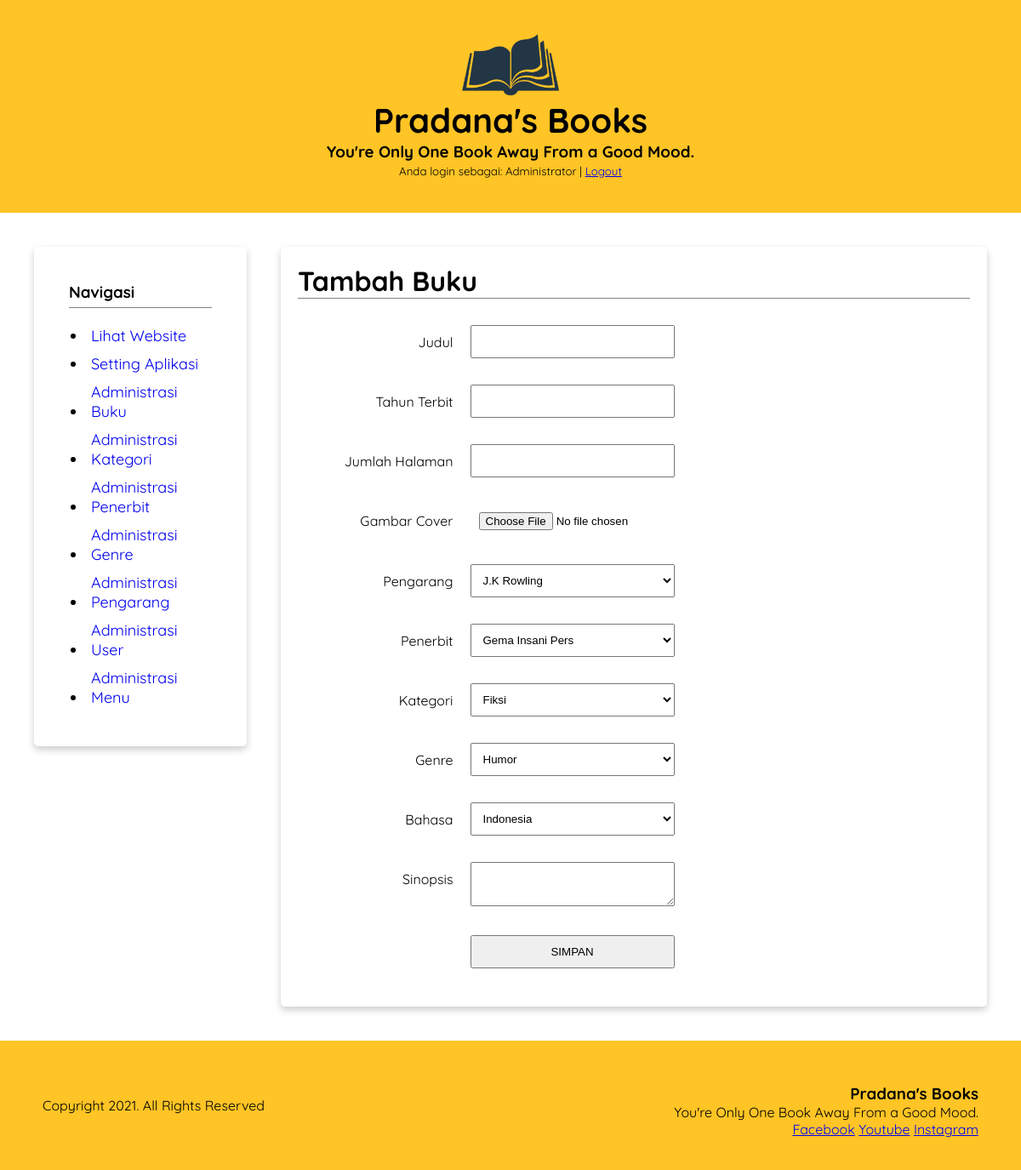
The app's page /admin/index.php?menu=tambah_buku (signed in) with its own data.
### tables this page shows
CREATE TABLE `setting` (
  `id` int(11) NOT NULL,
  `namaWeb` varchar(25) NOT NULL,
  `slogan` varchar(50) NOT NULL,
  `alamat` varchar(255) NOT NULL,
  `logo` varchar(255) NOT NULL,
  `copyright` varchar(50) NOT NULL,
  `facebook` varchar(50) NOT NULL,
  `youtube` varchar(50) NOT NULL,
  `instagram` varchar(50) NOT NULL,
  `email` varchar(50) NOT NULL,
  `whatsapp` varchar(50) NOT NULL,
  `telepon` varchar(50) NOT NULL,
  `tentang` text NOT NULL
);

### admin/admin.class.php (the view, shortened to what this page needs)
<?php
class appRevBukuAdmin  {
    var $host = 'localhost';
    var $user = 'root';
    var $pass = '';
    var $db = 'db_buku';
	var $dbc;
	public function connect(){
		$this->dbc = mysqli_connect($this->host, $this->user, $this->pass, $this->db);
		return $this->dbc;
	}
	public function ambil_setting($jenis){
		$qsetting='SELECT * FROM setting WHERE 1';
		$result = mysqli_query($this->dbc, $qsetting);
		$row=mysqli_fetch_assoc($result);
		switch ($jenis){
			case 'header':
				echo '
				<a href="../index.php" target="_blank"><img height="72" src="../img/'.$row['logo'].'"></a>
				<h1>'.$row['namaWeb'].'</h1>
				<h3>'.$row['slogan'].'</h3>
				';
			break;
			case 'footer':
				echo '
				<div class="footer">
					<div class="right">
						<h3>'.$row['namaWeb'].'</h3>
						<span>'.$row['slogan'].'</span>
						<ul class="sosmed-footer">
							<li><a href="'.$row['facebook'].'" target="_blank">Facebook</a></li>
							<li><a href="'.$row['youtube'].'" target="_blank">Youtube</a></li>
							<li><a href="'.$row['instagram'].'" target="_blank">Instagram</a></li>
						</ul>
					</div>
					<div class="left"><p>Copyright '.$row['copyright'].'. All Rights Reserved</p></div>
				</div>
				';
			break;
			case 'judul':
				echo $row['namaWeb'];
			break;
		}
	}
	public function buat_seleksi($nama_tabel, $nama_elemen, $terpilih){
		$qselect='SELECT * FROM '.$nama_tabel.' WHERE status=\'aktif\'';
		$resultselect = mysqli_query($this->dbc, $qselect);
		if($resultselect){
			echo '<select name="'.$nama_elemen.'">';
			while($dtselect=mysqli_fetch_array($resultselect)){
				echo str_replace('value="'.$terpilih.'"','value="'.$terpilih.'" selected',
					'<option value="'.$dtselect[0].'">'.$dtselect[1].'</option>
					');
			}
			echo '</select>';
		}
	}
	public function buat_halaman_admin($menu){
		switch($menu){
			case 'tambah_buku':
				echo
					'<form action="proses.php" method="post" enctype="multipart/form-data">
					<div class="baris-field"><h2 class="judul-halaman">Tambah Buku</h2></div>
					<div class="baris-field">
						<div class="judul-field">Judul</div>
						<div class="form-field"><input name="judul" type="text"></div>
					</div>
					<div class="baris-field">
						<div class="judul-field">Tahun Terbit</div>
						<div class="form-field"><input name="tahun_terbit" type="text"></div>
					</div>
					<div class="baris-field">
						<div class="judul-field">Jumlah Halaman</div>
						<div class="form-field"><input name="jumlah_halaman" type="text"></div>
					</div>
					<div class="baris-field">
						<div class="judul-field">Gambar Cover</div>
						<div class="form-field"><input name="gambar" type="file"></div>
					</div>
					<div class="baris-field">
						<div class="judul-field">Pengarang</div>
						<div class="form-field">';
						$this->buat_seleksi('pengarang','id_pengarang','');
					echo '</div>
					</div>
					<div class="baris-field">
						<div class="judul-field">Penerbit</div>
						<div class="form-field">';
						$this->buat_seleksi('penerbit','id_penerbit','');
					echo '</div>
					</div>
					<div class="baris-field">
						<div class="judul-field">Kategori</div>
						<div class="form-field">';
						$this->buat_seleksi('kategori','id_kategori','');
					echo '</div>
					</div>
					<div class="baris-field">
						<div class="judul-field">Genre</div>
						<div class="form-field">';
						$this->buat_seleksi('genre','id_genre','');
					echo '</div>
					</div>
					<div class="baris-field">
						<div class="judul-field">Bahasa</div>
						<div class="form-field">';
						$this->buat_seleksi('bahasa','id_bahasa','');
					echo '</div>
					</div>
					<div class="baris-field">
						<div class="judul-field">Sinopsis</div>
						<div class="form-field"><textarea name="sinopsis" type="text" row="5"></textarea></div>
					</div>
					<div class="baris-field">
						<div class="judul-field"><input type="hidden" name="aksi" value="simpan_buku"></div>
						<div class="form-field"><input name="btn_simpan" type="submit" value="SIMPAN"></div>
					</div>
					</form>
					';
			break;
		}
	}
}
?>

### asset/style.css (style rules this page uses)
header > h3, header > small, .right h3 { margin: 0!important; padding:0!important; }
ul { margin-left: 16px; padding-left: 5px; }
ul.sosmed-footer li { display: inline-block; }
ul.sosmed-footer { margin:0; }
.baris-field { margin-bottom: 10px; overflow:auto; }
.judul-field { width: 25%; text-align:right; float:left; padding:15px; margin-bottom:10px; }
input, textarea, select { padding: 10px; min-width:240px; }
.form-field { width: 75%; text-align:left; float:right; padding:5px; margin-bottom:10px; }
body { margin: 0; padding: 0; font-family: "Quicksand", sans-serif; }
header h1 { margin: 0px; font-size: 40px; font-weight: 8000; }
h2.judul-sinopsis, h2.judul-halaman, h2.judul-prev { font-size:2em; margin:0px; margin-bottom:16px; border-bottom: 1px solid gray; }
.left { text-align:left; width:50%; }
.right { text-align:right; width:50%; float: right; }
.footer { background-color: #ffc425; padding: 50px; }
* { box-sizing: border-box; }

### records on screen
setting: logo (picture), namaWeb "Pradana's Books", slogan "You're Only One Book Away From a Good Mood.", copyright "2021"

### other values on screen
$_SESSION['nama_admin'] "Administrator"
form field id_pengarang "J.K Rowling"
form field id_penerbit "Gema Insani Pers"
form field id_kategori "Fiksi"
form field id_genre "Humor"
form field id_bahasa "Indonesia"
